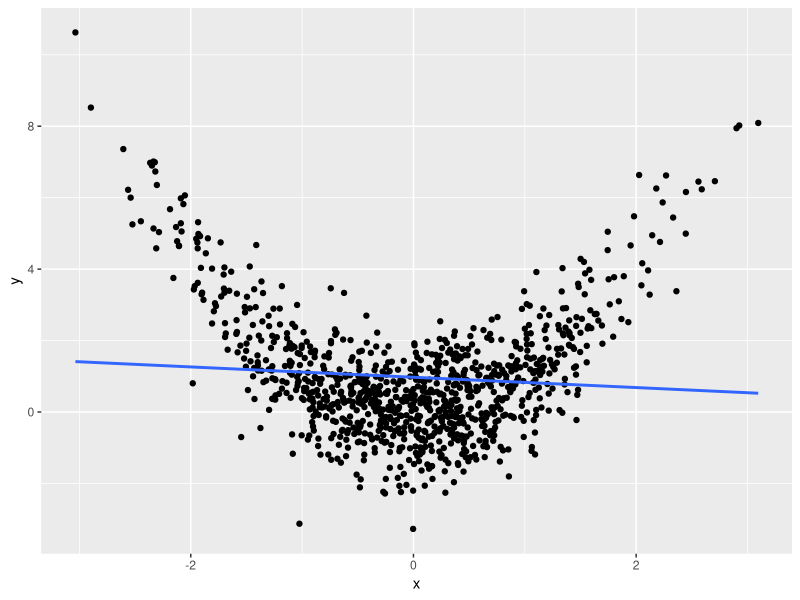
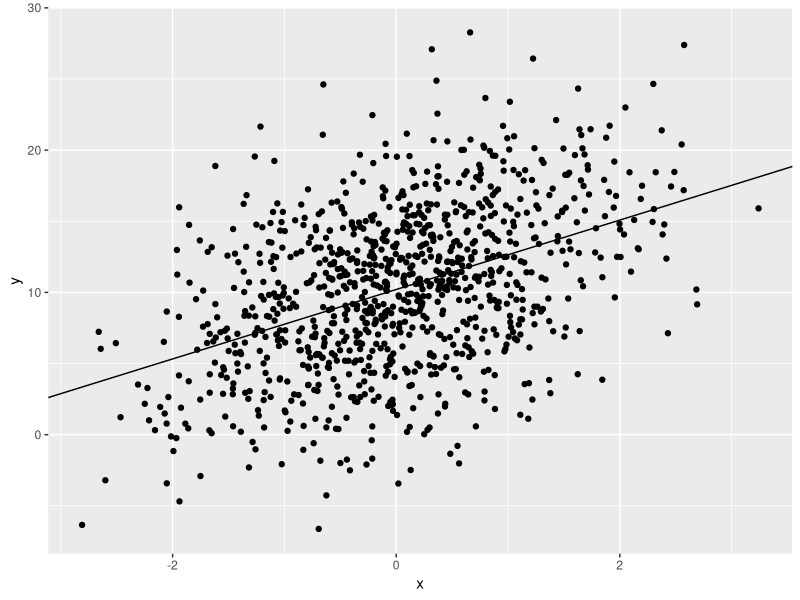

Recreate these plots in R, in order.
# aula grad tarde

set.seed(234)
n <- 1000
x <- rnorm(n)
u <- rnorm(n)
y <- x^2 + u

df <- data.frame(y=y, x=x, u=u)
library(ggplot2)
library(tidyverse)
df %>%
  ggplot(aes(y=y, x=x)) + geom_point() +
  geom_smooth(method = "lm", se=FALSE)

df <- df %>%
  mutate(bin = cut(x, seq(-3.5, 3.5, by=.5 )))

cef <- df %>%
  group_by(bin) %>%
  mutate(esp_y_dado_x = mean(y),
         erro = y - esp_y_dado_x)

cef %>%
  ungroup() %>%
  summarise(esp_erro = mean(erro))

cef %>%
  summarise(esp_erro_cond = mean(erro)) 

## Reta de Regressão pelo R
reg <- lm(y ~ x, data=df)
summary(reg)

## calculando coeficientes manualmente
beta <- cov(df$y, df$x)/var(df$x)
alpha <- mean(df$y) - beta*mean(df$x)

# Exercício em sala

# Simulem y = 10 + 2*x + erro
# x <- rnorm(n)
# erro <- rnorm(n, 0, 5)
# calculem manualmente e usando lm
# verifiquem que dá aproximadamente igual

set.seed(123)
n <- 1000
x <- rnorm(n)
erro <- rnorm(n, mean=0, sd=5)
y <- 10 + 2*x + erro
df_exercicio_reg <- data.frame(y=y, x=x, erro=erro)
beta <- cov(df_exercicio_reg$y, df_exercicio_reg$x)/var(df_exercicio_reg$x)
alpha <- mean(df_exercicio_reg$y) - beta*mean(df_exercicio_reg$x)

# pelo R
reg1 <- lm(y ~x, data = df_exercicio_reg)
summary(reg1)

# previsões manuais
(y_hat <- alpha + beta*0) # x = 0
(y_hat <- alpha + beta*1) # x = 1
(y_hat <- alpha + beta*2) # x = 2
(y_hat <- alpha + beta*-1) # x = -1

# previsões automáticas pelo
df_predict = data.frame(x=c(0,1,2,-1))
predict(reg1, newdata=df_predict)

df_exercicio_reg %>%
  ggplot(aes(y=y, x=x)) + geom_point() +
  geom_abline(intercept = alpha, slope=beta)

## Regressão múltipla

x1 <- rnorm(n)
x2 <- rnorm(n)
erro <- rnorm(n)
y <- 10 + 2*x1 - 3*x2 + erro
df_reg_m <- data.frame(y=y, x1=x1, x2=x2, erro = erro)
reg2 <- lm(y ~ x1 + x2, data = df_reg_m )
summary(reg2)
